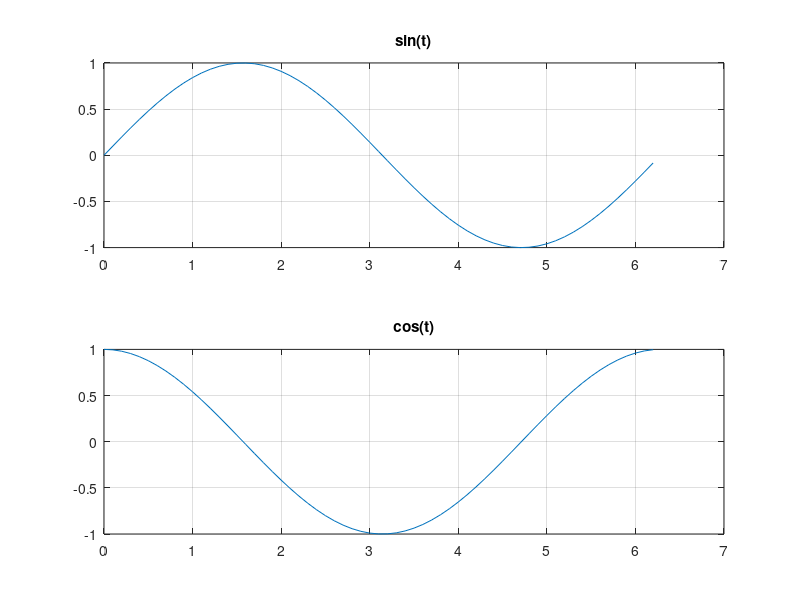

This figure's MATLAB source:
t=[0:0.1:2*pi];
y1=sin(t);
y2=cos(t);
subplot(2,1,1);
plot(t,y1); grid on;
title('sin(t)');
subplot(2,1,2);
plot(t,y2); grid on;
title('cos(t)');
